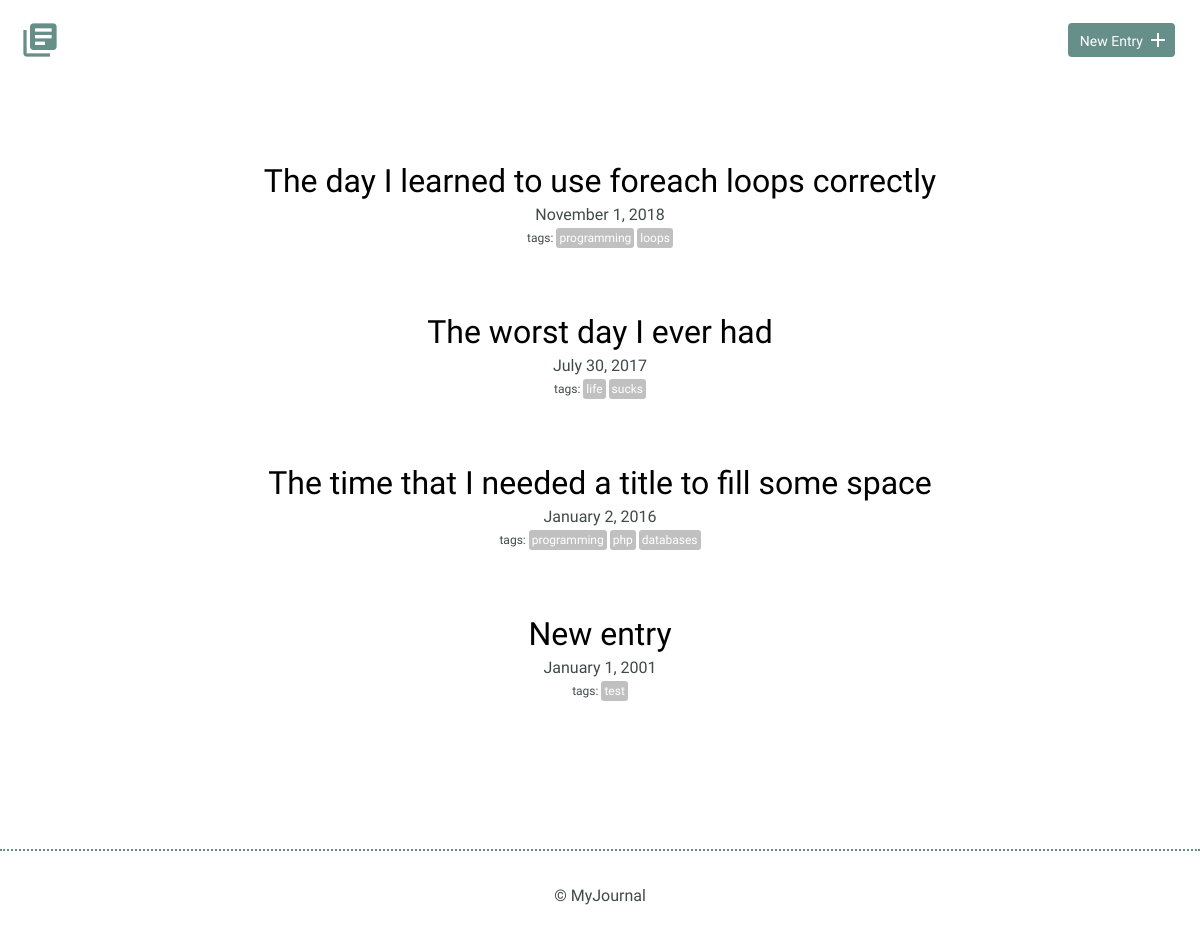
Before: / with the older database file.
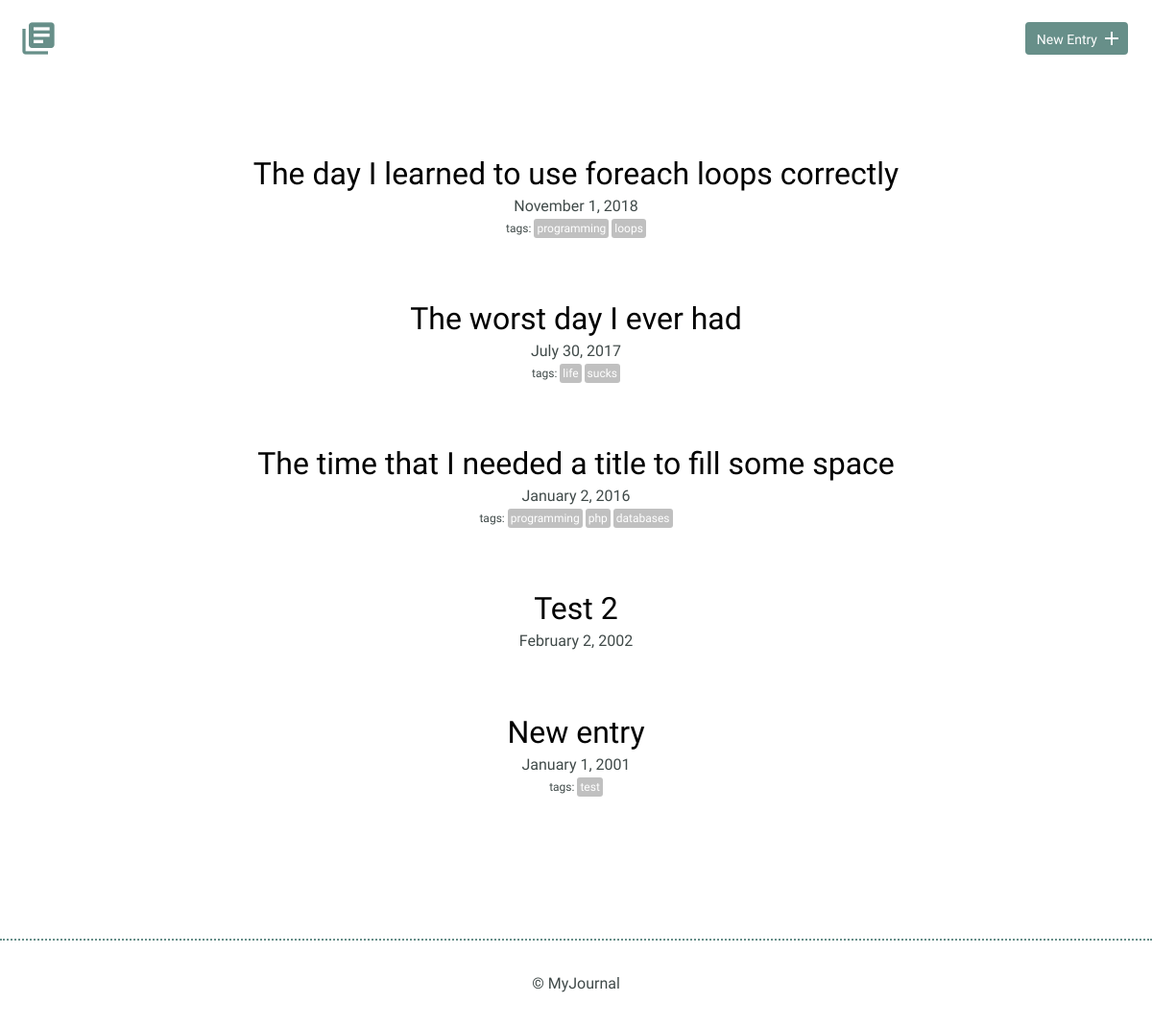
After: the same page with the newer database file.
### tables this page shows
CREATE TABLE "entries" (
	`id`	INTEGER,
	`title`	TEXT,
	`date`	TEXT,
	`time_spent`	INTEGER,
	`learned`	BLOB,
	`resources`	BLOB,
	PRIMARY KEY(`id`)
);

### index.php (the view, shortened to what this page needs)
<?php
require_once("database.php");
if (isset($_GET["tag"])) {
	try {
		$results = $db->prepare('select entries.id, title, date from entries
							    join entries_tags on entries.id = entries_tags.entry_id
							    join tags on entries_tags.tag_id = tags.id
							    where tag = ?');
		$results->bindParam(1, $_GET["tag"]);
		$results->execute();
	} catch(Exception $e) {
		echo $e->getMessage();
		die();
	}
} else {
	try {
		$results = $db->query('select * from entries order by date desc');
	} catch(Exception $e) {
		echo $e->getMessage();
		die();
	}
}
$entries = $results->fetchAll(PDO::FETCH_ASSOC);
?>
<!DOCTYPE html>
<html>
    <head>
        <link rel="stylesheet" href="css/normalize.css">
        <link rel="stylesheet" href="css/site.css">
    </head>
    <body>
		<?php include "inc/header.php"; ?>
        <section>
            <div class="container">
                <div class="entry-list">
					<?php
					foreach($entries as $entry) {
						$fullDate = date('F j, Y', strtotime($entry['date']));
						try {
							$results = $db->prepare('select tag, tags.id from entries
												   join entries_tags on entries.id = entries_tags.entry_id
												   join tags on entries_tags.tag_id = tags.id
												   where entries.id = ?');
							$results->bindParam(1, $entry['id']);
							$results->execute();
						} catch(Exception $e) {
							echo $e->getMessage();
							die();
						}
						$tags = $results->fetchAll(PDO::FETCH_ASSOC);
						echo <<<EOT
						<article>
							<h2><a href="detail.php?id={$entry['id']}">{$entry['title']}</a></h2>
							<time datetime="{$entry['date']}">{$fullDate}</time>
EOT;
						if (!empty($tags)) {
							echo '<div class="tag-container"><span class="tag-label">tags:</span>';
							foreach($tags as $tag) {
								echo '<span class="tag"><a href="index.php?tag=' . $tag["tag"] .
								'">' . $tag["tag"] . '</a></span>';
							}
							echo('</div>');
						}
						echo '</article>';
					}
					?>
                </div>
            </div>
        </section>
        <?php include "inc/footer.php"; ?>
    </body>
</html>

### inc/header.php
<header>
	<div class="container">
		<div class="site-header">
			<a class="logo" href="index.php"><i class="material-icons">library_books</i></a>
			<a class="button icon-right" href="new.php"><span>New Entry</span> <i class="material-icons">add</i></a>
		</div>
	</div>
</header>

### inc/footer.php
<footer>
	<div>
		&copy; MyJournal
	</div>
</footer>

### css/site.css (style rules this page uses)
body { font-size: 16px; color: #404a49; font-family: 'Cousine', serif; font-weight: 400; }
.container { margin: 0 auto; padding: 0 25px; }
header .site-header { margin: 0 auto; height: 95px; }
header .logo i { color: #678f89; margin: 20px 0 0 -5px; float: left; font-size: 40px; }
header .button { float: right; margin: 33px 0 0 0; }
footer { text-align: center; padding: 35px 0; border-top: 2px dotted #678f89; }
.button { padding: 8px 10px 6px 10px; background: #678f89; border: 2px solid #678f89; border-radius: 4px; text-decoration: none; color: #FFF; position: relative; text-align: center; font-size: 14px; }
.button.icon-right { padding-right: 30px; top: -10px; }
.button.icon-right i { position: absolute; top: 3px; right: 3px; }
h1, h2, h3 { margin: 0; font-weight: 400; line-height: 1em; color: #000; }
h2 { font-size: 32px; }
h2 a { text-decoration: none; color: #000; }
.entry-list, .edit-entry, .new-entry { max-width: 800px; margin: 0 auto; padding: 70px 0 150px 0; }
.entry-list article { margin-bottom: 70px; text-align: center; }
.entry-list article:last-child { margin-bottom: 0; }
.entry-list article h2 { margin-bottom: 8px; }
.tag-container { margin-top: 3px; }
.tag { color: white; font-size: 12px; padding: 3px; background-color: Silver; border-radius: 3px; margin-right: 3px; }
.tag-label { font-size: 12px; padding: 3px; }
span > a, span > a:link, span > a:hover, span > a:visited, span > a:active { text-decoration: none; color: white; }

Changed rows visible on the page:
added entries: title "Test 2", date "February 2, 2002"
